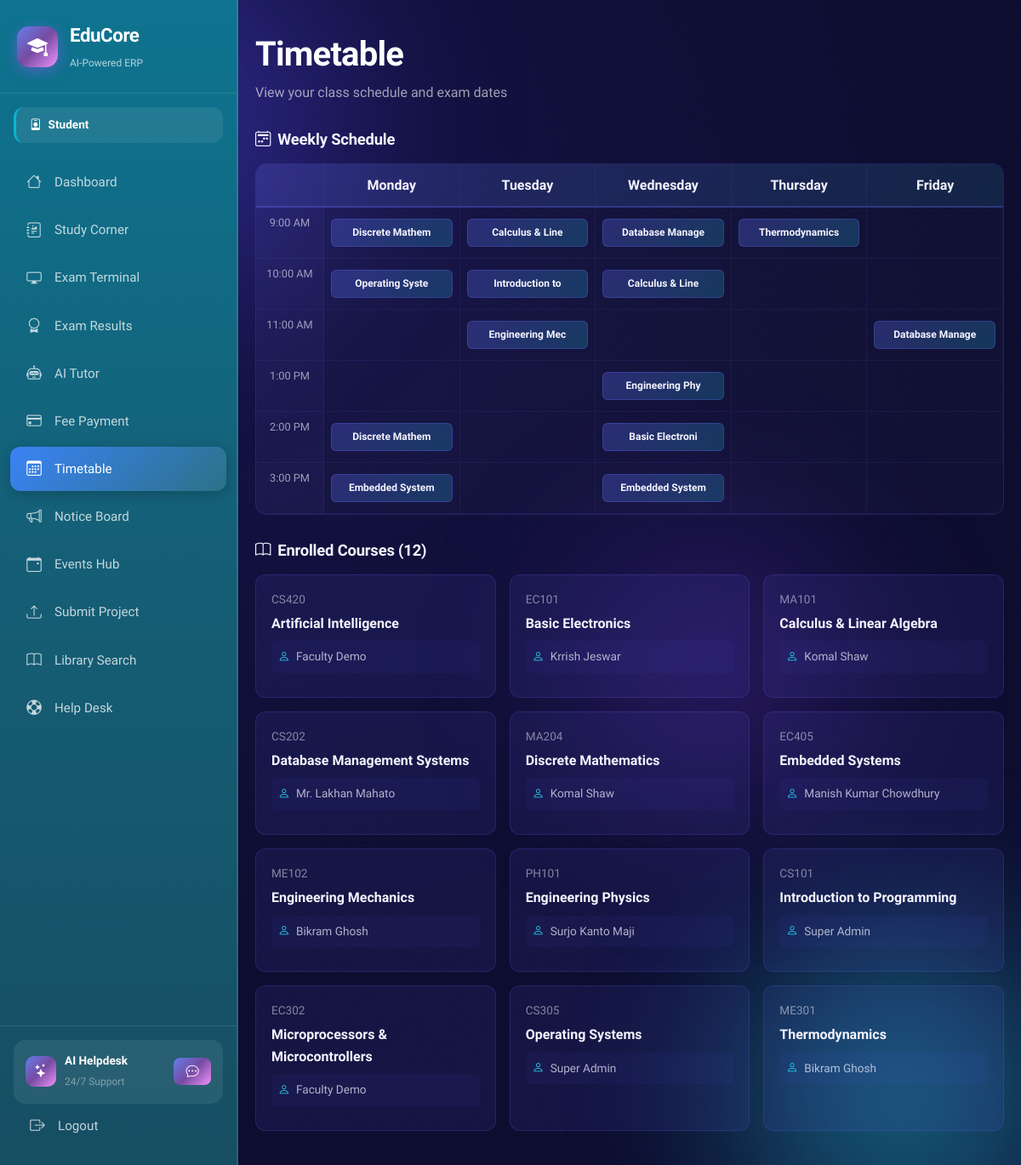
Screenshot of /student/timetable.php (signed in) with the database file from the repository.
### tables this page shows
CREATE TABLE IF NOT EXISTS users (
    id INT AUTO_INCREMENT PRIMARY KEY,
    full_name VARCHAR(120) NOT NULL,
    email VARCHAR(120) NOT NULL UNIQUE,
    password_hash VARCHAR(255) NOT NULL,
    phone VARCHAR(20),
    address TEXT,
    role ENUM('super_admin','faculty','student','parent','finance','librarian','tpo') NOT NULL DEFAULT 'student',
    parent_id INT DEFAULT NULL,
    photo VARCHAR(255) DEFAULT 'default.png',
    status ENUM('active','inactive','suspended') DEFAULT 'active',
    two_factor_secret VARCHAR(64) DEFAULT NULL,
    two_factor_enabled TINYINT(1) NOT NULL DEFAULT 0,
    reset_token_hash VARCHAR(255) DEFAULT NULL,
    reset_token_expires DATETIME DEFAULT NULL,
    created_at TIMESTAMP DEFAULT CURRENT_TIMESTAMP,
    FOREIGN KEY (parent_id) REFERENCES users(id) ON DELETE SET NULL
);

CREATE TABLE IF NOT EXISTS courses (
    id INT AUTO_INCREMENT PRIMARY KEY,
    code VARCHAR(20) NOT NULL UNIQUE,
    title VARCHAR(200) NOT NULL,
    department VARCHAR(100),
    credits INT DEFAULT 3,
    semester INT DEFAULT NULL,
    faculty_id INT,
    FOREIGN KEY (faculty_id) REFERENCES users(id) ON DELETE SET NULL
);

### includes/auth_check.php (called while the page is built, shortened)
<?php
function getCurrentUser(): ?array
{
    $db = getDB();
    $stmt = $db->prepare('SELECT id, full_name, email, role, photo FROM users WHERE id = ? AND status = "active"');
    $stmt->execute([$_SESSION['user_id']]);
    return $stmt->fetch() ?: null;
}
function getRoleLabel(string $role): string
{
    $labels = [
        'super_admin' => 'Super Admin',
        'faculty'     => 'Faculty',
        'student'     => 'Student',
        'parent'      => 'Parent',
        'finance'     => 'Finance Officer',
        'librarian'   => 'Librarian',
        'tpo'         => 'TPO',
    ];
    return $labels[$role] ?? ucfirst($role);
}
function getRoleColor(string $role): string
{
    $colors = [
        'super_admin' => '#ef4444',
        'faculty'     => '#8b5cf6',
        'student'     => '#06b6d4',
        'parent'      => '#10b981',
        'finance'     => '#f59e0b',
        'librarian'   => '#ec4899',
        'tpo'         => '#6366f1',
    ];
    return $colors[$role] ?? '#6366f1';
}

### student/timetable.php (the view, shortened to what this page needs)
<?php
require_once __DIR__ . '/../includes/auth_check.php';
$currentUser = getCurrentUser();
$pdo = getDbConnection();
$stmt = $pdo->prepare("
    SELECT c.*, c.title AS course_name, f.full_name AS faculty_name,
           GROUP_CONCAT(DISTINCT
               CONCAT(e.start_time, '|', e.title)
           ) AS upcoming_exams
    FROM courses c
    LEFT JOIN users f ON c.faculty_id = f.id
    LEFT JOIN exams e ON c.id = e.course_id AND e.start_time >= CURDATE()
    GROUP BY c.id
    ORDER BY c.title ASC
");
$stmt->execute();
$courses = $stmt->fetchAll(PDO::FETCH_ASSOC);
$weekDays = ['Monday', 'Tuesday', 'Wednesday', 'Thursday', 'Friday'];
$timeSlots = ['9:00 AM', '10:00 AM', '11:00 AM', '1:00 PM', '2:00 PM', '3:00 PM'];
?>
<!DOCTYPE html>
<html lang="en">
<head>
    <?php $portalBase = '..'; include __DIR__ . '/../includes/portal_head.php'; ?>
</head>
<body class="portal-page" data-role="student">
    <div class="aurora-bg">
        <div class="aurora-blob b1"></div>
        <div class="aurora-blob b2"></div>
        <div class="aurora-blob b3"></div>
    </div>
    <div class="grain"></div>
    <div class="container-shell">
        <?php include __DIR__ . '/../includes/sidebar.php'; ?>
        <main style="flex: 1; z-index: 2; padding: 40px 20px;">
            <div class="timetable-container">
                <div style="margin-bottom: 30px;">
                    <h1 class="h-display" style="margin: 0 0 8px 0;">Timetable</h1>
                    <p style="color: rgba(255, 255, 255, 0.6); margin: 0;">View your class schedule and exam dates</p>
                </div>
                <h2 class="section-title">
                    <i class="bi bi-calendar2-week"></i> Weekly Schedule
                </h2>
                <div class="timetable-grid">
                    <div class="timetable-head">
                        <div class="timetable-cell"></div>
                        <?php foreach ($weekDays as $day): ?>
                            <div class="timetable-cell"><?php echo $day; ?></div>
                        <?php endforeach; ?>
                    </div>
                    <div class="timetable-body">
                        <?php foreach ($timeSlots as $time): ?>
                            <div class="time-slot"><?php echo $time; ?></div>
                            <?php foreach ($weekDays as $day): ?>
                                <div class="schedule-cell">
                                    <?php
                                        if (rand(0, 1) && count($courses) > 0) {
                                            $randomCourse = $courses[array_rand($courses)];
                                            echo '<div class="schedule-item">' . htmlspecialchars(substr($randomCourse['course_name'], 0, 15)) . '</div>';
                                        }
                                    ?>
                                </div>
                            <?php endforeach; ?>
                        <?php endforeach; ?>
                    </div>
                </div>
                <h2 class="section-title">
                    <i class="bi bi-book"></i> Enrolled Courses (<?php echo count($courses); ?>)
                </h2>
                <?php if (count($courses) > 0): ?>
                    <div class="courses-list">
                        <?php foreach ($courses as $course):
                        ?>
                            <div class="course-card">
                                <div class="course-code"><?php echo htmlspecialchars($course['code'] ?? 'CS101'); ?></div>
                                <div class="course-name"><?php echo htmlspecialchars($course['course_name']); ?></div>
                                <div class="course-faculty">
                                    <i class="bi bi-person"></i>
                                    <?php echo htmlspecialchars($course['faculty_name'] ?? 'Faculty Name'); ?>
                                </div>
                            </div>
                        <?php endforeach; ?>
                    </div>
                <?php endif; ?>
            </div>
        </main>
    </div>
</body>
</html>

### includes/sidebar.php (shortened to what this page needs)
<?php
if (!isset($user) || !is_array($user)) {
    $user = getCurrentUser() ?? ($currentUser ?? null);
}
$role = $user['role'] ?? 'student';
$navItems = [];
switch ($role) {
    case 'student':
        $navItems = [
            ['icon' => 'bi-house', 'label' => 'Dashboard', 'href' => 'dashboard.php', 'color' => '#06b6d4'],
            ['icon' => 'bi-journal-richtext', 'label' => 'Study Corner', 'href' => 'studyCorner.php', 'color' => '#8b5cf6'],
            ['icon' => 'bi-display', 'label' => 'Exam Terminal', 'href' => 'exam.php', 'color' => '#ef4444'],
            ['icon' => 'bi-award', 'label' => 'Exam Results', 'href' => 'examResults.php', 'color' => '#f59e0b'],
            ['icon' => 'bi-robot', 'label' => 'AI Tutor', 'href' => 'aiTutor.php', 'color' => '#ec4899'],
            ['icon' => 'bi-credit-card', 'label' => 'Fee Payment', 'href' => 'feePayment.php', 'color' => '#22c55e'],
            ['icon' => 'bi-calendar3', 'label' => 'Timetable', 'href' => 'timetable.php', 'color' => '#3b82f6'],
            ['icon' => 'bi-megaphone', 'label' => 'Notice Board', 'href' => 'noticeBoard.php', 'color' => '#0ea5e9'],
            ['icon' => 'bi-calendar-event', 'label' => 'Events Hub', 'href' => 'eventsHub.php', 'color' => '#14b8a6'],
            ['icon' => 'bi-upload', 'label' => 'Submit Project', 'href' => 'projectSubmit.php', 'color' => '#a855f7'],
            ['icon' => 'bi-book', 'label' => 'Library Search', 'href' => 'librarySearch.php', 'color' => '#d946ef'],
            ['icon' => 'bi-life-preserver', 'label' => 'Help Desk', 'href' => 'helpDesk.php', 'color' => '#f43f5e'],
        ];
        break;
}
$currentPage = basename($_SERVER['PHP_SELF']);
?>
<aside class="sidebar" id="sidebar">
    <div class="sidebar-brand">
        <div class="brand-icon">
            <i class="bi bi-mortarboard-fill"></i>
        </div>
        <div class="brand-text">
            <span class="brand-name">EduCore</span>
            <span class="brand-tagline">AI-Powered ERP</span>
        </div>
    </div>
    <div class="sidebar-role-badge" style="--role-color: <?= getRoleColor($role) ?>">
        <i class="bi bi-person-badge"></i>
        <?= getRoleLabel($role) ?>
    </div>
    <nav class="sidebar-nav">
        <?php foreach ($navItems as $item): ?>
        <a href="<?= $item['href'] ?>" class="nav-item <?= $currentPage === $item['href'] ? 'active' : '' ?>"
           style="--item-color: <?= $item['color'] ?>">
            <i class="bi <?= $item['icon'] ?>"></i>
            <span><?= $item['label'] ?></span>
        </a>
        <?php endforeach; ?>
    </nav>
    <div class="sidebar-footer">
        <div class="ai-assistant-card">
            <div class="ai-icon"><i class="bi bi-stars"></i></div>
            <div>
                <strong>AI Helpdesk</strong>
                <small>24/7 Support</small>
            </div>
            <button class="btn btn-sm btn-ai" onclick="openAIHelpdesk()">
                <i class="bi bi-chat-dots"></i>
            </button>
        </div>
        <a href="<?= htmlspecialchars(($portalBase ?? $basePath ?? '..') . '/logout.php', ENT_QUOTES, 'UTF-8') ?>" class="nav-item sidebar-logout">
            <i class="bi bi-box-arrow-right"></i>
            <span>Logout</span>
        </a>
    </div>
</aside>

### style.css (style rules this page uses)
:root { --bg-deep: #0B0B2E; --bg-deep-2: #131147; --indigo-600: #4F46E5; --indigo-500: #6366F1; --violet-500: #7C3AED; --cyan-400: #22D3EE; --cyan-300: #67E8F9; --amber-400: #FBBF24; --amber-300: #FCD34D; --rose-400: #FB7185; --ink-0: #FFFFFF; --ink-50: #F5F4FF; --ink-200: #D9D7F5; --ink-400: #A5A1D9; --ink-muted: rgba(245, 244, 255, 0.62); --surface-glass: rgba(255, 255, 255, 0.06); --surface-glass-hi: rgba(255, 255, 255, 0.10); --surface-glass-brd: rgba(255, 255, 255, 0.14); --surface-field: rgba(11, 11, 46, 0.35); --shadow-glow-indigo: 0 8px 40px rgba(79, 70, 229, 0.35); --shadow-glow-cyan: 0 8px 32px rgba(34, 211, 238, 0.25); --shadow-card: 0 24px 64px rgba(6, 5, 30, 0.55); --radius-sm: 10px; --radius-md: 16px; --radius-lg: 24px; --radius-xl: 32px; --font-display: 'Plus Jakarta Sans', system-ui, sans-serif; --font-body: 'Plus Jakarta Sans', system-ui, sans-serif; --font-mono: 'JetBrains Mono', ui-monospace, monospace; }
* { box-sizing: border-box; }
html, body { margin: 0; padding: 0; min-height: 100%; font-family: var(--font-body); color: var(--ink-50); background: var(--bg-deep); }
body { position: relative; overflow-x: hidden; }
a { color: inherit; text-decoration: none; }
button { font-family: inherit; }
.aurora-bg { position: fixed; inset: 0; z-index: 0; overflow: hidden; background: radial-gradient(circle at 20% 20%, var(--bg-deep-2), var(--bg-deep) 60%); }
.aurora-blob { position: absolute; border-radius: 50%; filter: blur(90px); opacity: 0.55; will-change: transform; }
.aurora-blob.b1 { width: 620px; height: 620px; top: -180px; left: -120px; background: radial-gradient(circle, var(--indigo-600), transparent 70%); animation: drift1 26s ease-in-out infinite; }
.aurora-blob.b2 { width: 560px; height: 560px; bottom: -200px; right: -140px; background: radial-gradient(circle, var(--cyan-400), transparent 70%); animation: drift2 32s ease-in-out infinite; }
.aurora-blob.b3 { width: 480px; height: 480px; top: 40%; left: 50%; background: radial-gradient(circle, var(--violet-500), transparent 70%); animation: drift3 38s ease-in-out infinite; opacity: 0.35; }
.grain { position: fixed; inset: 0; z-index: 1; pointer-events: none; opacity: 0.035; }
.h-display { font-family: var(--font-display); font-weight: 800; letter-spacing: -0.02em; color: var(--ink-0); margin: 0; }
.btn { display: inline-flex; align-items: center; justify-content: center; gap: 8px; font-family: var(--font-display); font-weight: 700; font-size: 0.95rem; border-radius: var(--radius-sm); border: none; cursor: pointer; padding: 14px 22px; transition: transform 0.18s ease, box-shadow 0.18s ease, filter 0.18s ease; }
.container-shell { position: relative; z-index: 2; min-height: 100vh; display: flex; flex-direction: column; }

### assets/css/themes.css (style rules this page uses)
:root { --theme-primary: #6366F1; --theme-primary-dark: #4F46E5; --theme-light: #E0E7FF; --theme-accent: #22D3EE; }
body[data-role="student"] { --theme-primary: #6366F1; --theme-primary-dark: #4F46E5; --theme-light: #E0E7FF; --theme-accent: #22D3EE; }
.sidebar { background: linear-gradient(180deg, rgba(15, 23, 42, 0.95), rgba(15, 23, 42, 0.92)); border-right: 2px solid rgba(255, 255, 255, 0.1); transition: all 0.3s ease; }
body { font-size: 16px; line-height: 1.6; }
h1, .h1 { font-size: 2.5rem; line-height: 1.2; font-weight: 800; letter-spacing: -0.02em; margin: 0 0 20px 0; }
h2, .h2 { font-size: 1.875rem; line-height: 1.3; font-weight: 700; letter-spacing: -0.01em; margin: 0 0 16px 0; }
body.portal-page p { margin: 0 0 12px 0; color: rgba(245, 244, 255, 0.82); }
small, .text-sm { font-size: 0.875rem; color: rgba(255, 255, 255, 0.7); }
* { transition-property: background-color, border-color, color, fill, stroke, opacity, box-shadow, transform, filter; transition-timing-function: cubic-bezier(0.4, 0, 0.2, 1); transition-duration: 200ms; }
button, a, input, select, textarea { transition-duration: 150ms; }

### rows the page displays
users: role "Student"
courses: title "Discrete Mathem", code "MA204", title "Discrete Mathematics", faculty.full_name "Komal Shaw"
courses: title "Calculus & Line", code "MA101", title "Calculus & Linear Algebra", faculty.full_name "Komal Shaw"
courses: title "Database Manage", code "CS202", title "Database Management Systems", faculty.full_name "Mr. Lakhan Mahato"
courses: title "Thermodynamics", code "ME301", faculty.full_name "Bikram Ghosh"
courses: title "Operating Syste", code "CS305", title "Operating Systems", faculty.full_name "Super Admin"
courses: title "Introduction to", code "CS101", title "Introduction to Programming", faculty.full_name "Super Admin"
courses: title "Engineering Mec", code "ME102", title "Engineering Mechanics", faculty.full_name "Bikram Ghosh"
courses: title "Engineering Phy", code "PH101", title "Engineering Physics", faculty.full_name "Surjo Kanto Maji"
courses: title "Basic Electroni", code "EC101", title "Basic Electronics", faculty.full_name "Krrish Jeswar"
courses: title "Embedded System", code "EC405", title "Embedded Systems", faculty.full_name "Manish Kumar Chowdhury"
courses: code "CS420", title "Artificial Intelligence", faculty.full_name "Faculty Demo"
courses: code "EC302", title "Microprocessors & Microcontrollers", faculty.full_name "Faculty Demo"

### other values shown
$item['label'] "Dashboard"
$item['label'] "Study Corner"
$item['label'] "Exam Terminal"
$item['label'] "Exam Results"
$item['label'] "AI Tutor"
$item['label'] "Fee Payment"
$item['label'] "Timetable"
$item['label'] "Notice Board"
$item['label'] "Events Hub"
$item['label'] "Submit Project"
$item['label'] "Library Search"
$item['label'] "Help Desk"
$day "Monday"
$day "Tuesday"
$day "Wednesday"
